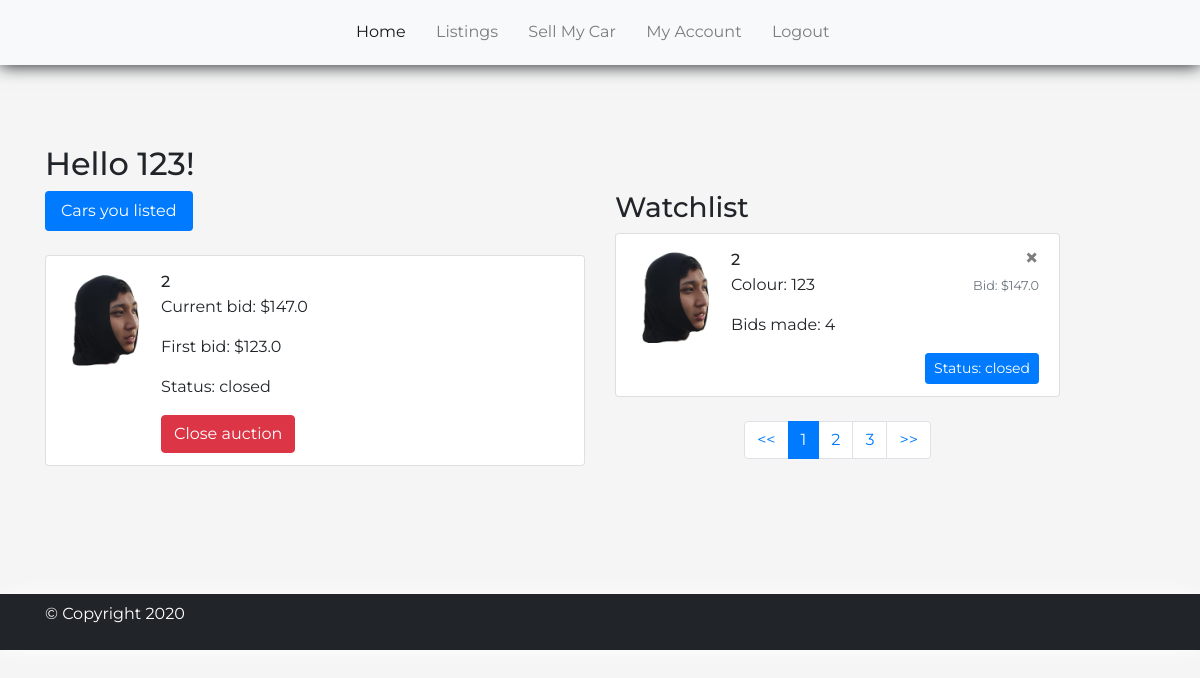
Page /account (signed in) on the committed database.
### auction/models.py (models this page shows)
class User(db.Model, UserMixin):
    id = db.Column(db.Integer, primary_key=True)
    watchlist = db.Column(db.String(500), nullable=True)
    name = db.Column(db.String(200), nullable=False)
    username = db.Column(db.String(100), unique=True, nullable=False)
    email = db.Column(db.String(120), unique=True, nullable=False)
    pass_hash = db.Column(db.String(255), nullable=False)
    reviews = db.relationship('Review', backref='user', lazy=True)
    posts = db.relationship('Auction', backref='user', lazy=True)

class Auction(db.Model):
    id = db.Column(db.Integer, primary_key=True)
    title = db.Column(db.String(200), nullable=False)
    description = db.Column(db.String(1000), nullable=False)
    startBid = db.Column(db.Float, nullable=False)
    bid = db.Column(db.Float, nullable=False)
    status = db.Column(db.String(100), nullable=False)
    brand = db.Column(db.String(100), nullable=False)
    model = db.Column(db.String(100), nullable=False)
    transmision = db.Column(db.String(100), nullable=False)
    colour = db.Column(db.String(100), nullable=False)
    body = db.Column(db.String(100), nullable=False)
    year = db.Column(db.String(100), nullable=False)
    rego = db.Column(db.String(100), nullable=False)
    mileage = db.Column(db.String(100), nullable=False)
    location = db.Column(db.String(100), nullable=False)
    auction_end = db.Column(db.DateTime, nullable=False)
    bidsMade = db.Column(db.Integer,nullable=True,default=0)
    image = db.Column(db.String(200), nullable=False)
    bids = db.relationship('Bid', backref='auction', lazy=True)
    user_id = db.Column(db.Integer, db.ForeignKey('user.id'), nullable=False)

### auction/views/routes.py (the view)
@main.route('/account')
@login_required
def account():
    watchlist = []
    if current_user.watchlist != None:
        for element in current_user.watchlist.split(',')[:-1]:
            watchlist.append(Auction.query.get(int(element)))
    return render_template('account.html',watchlist=watchlist,auctions=current_user.posts)

### auction/models.py (called while the page is built)
@login_manager.user_loader
def load_user(user_id):
    return User.query.get(int(user_id))

### auction/templates/account.html (shortened to what this page needs)
{% include "base.html" %}
<div class="pageTitle">
    <div class="container">
        <h2>Hello {{ current_user.username }}!</h2>
    </div>
</div>
<div class="accountPage">
    <div class="container">
        <div class="row">
            <div class="col-md-6">
                <div class="left-tabs mb-5">
                    <ul class="nav nav-pills mb-4" id="account-pills" role="tablist">
                        <li class="nav-item">
                            <a class="nav-link active" id="pills-summary-tab" data-toggle="pill" href="#pills-summary" aria-selected="true">Cars you listed</a>
                        </li>
                    </ul>
                    <div class="tab-content" id="account-pillsContent">
                        <div class="tab-pane fade show active" id="pills-summary" role="tabpanel" aria-labelledby="pills-summary-tab">
                            <ul class="list-group">
                              {% for element in auctions %}
                              <li class="list-group-item">
                                  <div class="media">
                                      <img class="mr-3" src="..{{element.image}}">
                                      <div class="media-body">
                                          <h6 class="my-1">{{element.title}}</h6>
                                          <p class="card-text">Current bid: ${{element.bid}}</p>
                                          <p class="card-text">First bid: ${{element.startBid}}</p>
                                          <p class="card-text">Status: {{element.status}}</p>
                                          <div class="row">
                                            <div class="col-md-6">
                                              <a href="{{url_for('main.close_auction',id=element.id)}}" class="btn btn-danger">Close auction</a>
                                            </div>
                                          </div>
                                      </div>
                                  </div>
                              </li>
                              {% endfor %}
                            </ul>
                        </div>
                    </div>
                </div>
            </div>
            <div class="col-md-5">
                <div class="watchList">
                    <h3>Watchlist </h3>
                    <ul class="list-group">
                      {% for element in watchlist %}
                      <li class="list-group-item">
                          <div class="media">
                              <img class="mr-3" src="..{{element.image}}">
                              <div class="media-body">
                                  <button type="button" class="close float-right" aria-label="Close">
                                      <span aria-hidden="true">&times;</span>
                                  </button>
                                  <h6 class="my-1">{{element.title}}</h6>
                                  <p class="card-text float-right"><small class="text-secondary">Bid: ${{element.bid}}</small></p>
                                  <p class="card-text">Colour: {{element.colour}}</p>
                                  <p class="card-text">Bids made: {{element.bidsMade}}</p>
                                  <a href="{{url_for('listings.vehicle',id=element.id)}}" class="btn btn-sm btn-primary float-right">Status: {{element.status}}</a>
                              </div>
                          </div>
                      </li>
                      {% endfor %}
                    </ul>
                    </div>
                    <nav aria-label="Watchlist pages">
                        <ul class="pagination justify-content-center my-4">
                            <li class="page-item">
                                <a class="page-link" href="#" tabindex="-1">&lt;&lt;</a>
                            </li>
                            <li class="page-item active">
                                <a class="page-link active" href="#">1<span class="sr-only">(current)</span></a>
                            </li>
                            <li class="page-item">
                                <a class="page-link" href="#">2</a>
                                </li>
                                <li class="page-item"><a class="page-link" href="#">3</a></li>
                                <li class="page-item">
                                <a class="page-link" href="#">&gt;&gt;</a>
                                </li>
                        </ul>
                    </nav>
                    </div>
                </div>
            </div>
        </div>
<footer class="navbar navbar-dark navbar-static-bottom">
    <div class="container-fluid">
        <div class="container">
            <p>&copy; Copyright 2020</p>
        </div>
    </div>
</footer>
</body>

### auction/static/styling/styles.css (style rules this page uses)
html, body { background-color: whitesmoke; font-family: 'Montserrat', sans-serif; }
.navbar { padding: .5rem; box-shadow: 0rem .05rem 1rem; }
.pageTitle { padding-top: 5rem; }
.media img { height: 6.5rem; border-radius: .5rem; padding: .4rem; }
.btn, .close { box-shadow: none !important; }
footer { background-color: #212529; color: white; padding-top: .5rem; padding-bottom: .5rem; margin-top: 5rem; }

### rows in the picture
User: username "123"
Auction: image (picture), title "2", bid "147.0", startBid "123.0", status "closed", colour "123", bidsMade "4"
